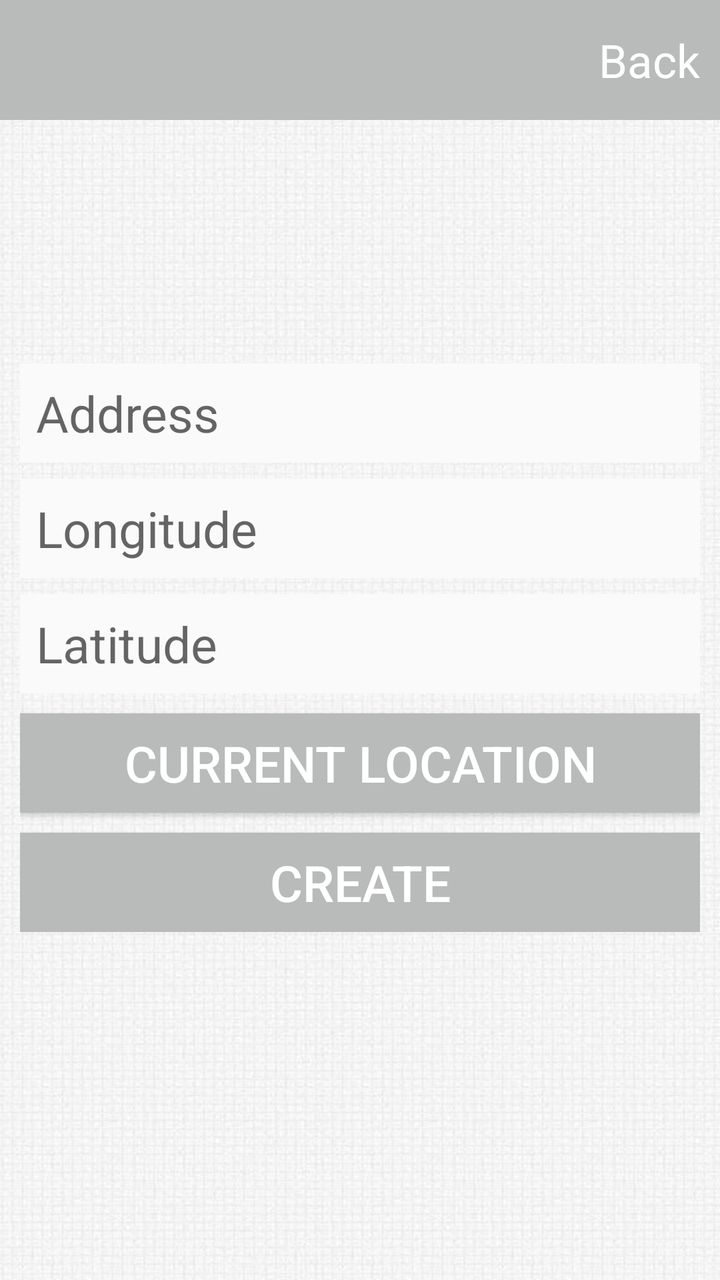
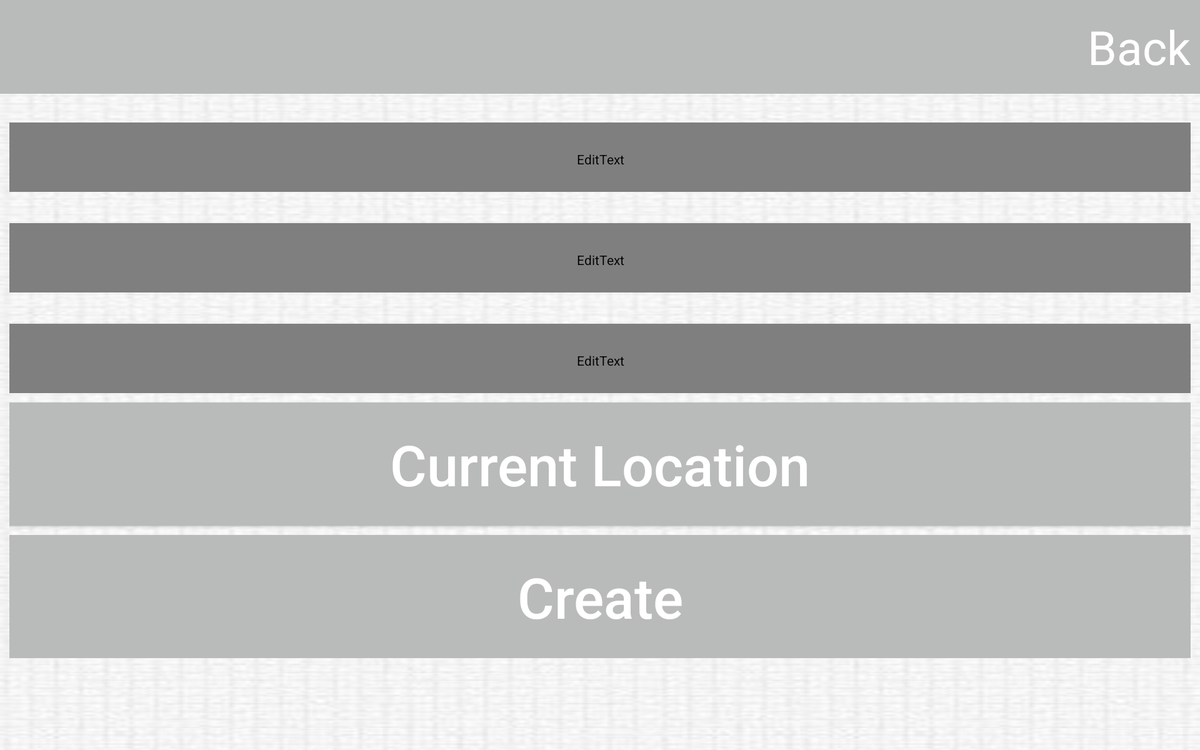

Compare how this app lays out the same screen by default and in its alternative resource folder. The renders come first, then the two layout files and the values they reference.
<!-- AndroidManifest.xml: application theme Theme.AppCompat.Light -->
<!-- res/layout/qr_location.xml -->
<?xml version="1.0" encoding="utf-8"?>

<RelativeLayout xmlns:android="http://schemas.android.com/apk/res/android"
    android:layout_width="match_parent"
    android:layout_height="match_parent"
    android:background="@drawable/background"
    android:orientation="vertical" >

    <RelativeLayout
        android:layout_width="match_parent"
        android:layout_height="60sp"
        android:layout_alignParentTop="true"
        android:background="#b9baba" >

        <TextView
            android:id="@+id/tvbackQRLocation"
            android:layout_width="wrap_content"
            android:layout_height="wrap_content"
            android:layout_alignParentRight="true"
            android:layout_centerVertical="true"
            android:paddingRight="10sp"
            android:text="Back"
            android:textColor="@android:color/white"
            android:textSize="23sp" />
    </RelativeLayout>

    <RelativeLayout
        android:layout_width="match_parent"
        android:layout_height="wrap_content"
        android:layout_centerInParent="true"
        android:layout_margin="10sp" >

        <EditText
            android:id="@+id/etLAdd"
            android:layout_width="match_parent"
            android:layout_height="wrap_content"
            android:background="#fafafa"
            android:hint="Address"
            android:padding="8sp"
            android:textSize="25sp"
            android:layout_marginTop="8sp" />

        <EditText
            android:id="@+id/etLongitude"
            android:layout_width="match_parent"
            android:layout_height="wrap_content"
            android:layout_below="@id/etLAdd"
            android:background="#fafafa"
            android:hint="Longitude"
            android:padding="8sp"
            android:textSize="25sp"
            android:layout_marginTop="8sp" />

        <EditText
            android:id="@+id/etLatitude"
            android:layout_width="match_parent"
            android:layout_height="wrap_content"
            android:layout_below="@id/etLongitude"
            android:background="#fafafa"
            android:hint="Latitude"
            android:padding="8sp"
            android:textSize="25sp"
            android:layout_marginTop="8sp" />

        <Button
            android:id="@+id/btCurrentLocation"
            android:layout_width="match_parent"
            android:layout_height="wrap_content"
            android:layout_below="@id/etLatitude"
            android:layout_marginTop="10sp"
            android:background="#b9baba"
            android:padding="8sp"
            android:text="Current Location"
            android:textColor="@android:color/white"
            android:textSize="25sp" />

        <Button
            android:id="@+id/btCreateLocation"
            android:layout_width="match_parent"
            android:layout_height="wrap_content"
            android:layout_below="@id/btCurrentLocation"
            android:layout_marginTop="10sp"
            android:background="#b9baba"
            android:padding="8sp"
            android:text="Create"
            android:textColor="@android:color/white"
            android:textSize="25sp" />
    </RelativeLayout>

</RelativeLayout>
<!-- resources referenced by this layout -->
<resources>
  <!-- drawable background: png bitmap (drawable-hdpi, 168787 bytes) -->
</resources>
<!-- res/layout-xlarge/qr_location.xml (the repository's variant of the layout above) -->
<!-- drawn on a large tablet held sideways -->
<?xml version="1.0" encoding="utf-8"?>

<RelativeLayout xmlns:android="http://schemas.android.com/apk/res/android"
    android:layout_width="match_parent"
    android:layout_height="match_parent"
    android:background="@drawable/background"
    android:descendantFocusability="beforeDescendants"
    android:focusableInTouchMode="true"
    android:orientation="vertical">

    <RelativeLayout
        android:layout_width="match_parent"
        android:layout_height="100sp"
        android:layout_alignParentTop="true"
        android:background="#b9baba">

        <TextView
            android:id="@+id/tvbackQRLocation"
            android:layout_width="wrap_content"
            android:layout_height="wrap_content"
            android:layout_alignParentRight="true"
            android:layout_centerVertical="true"
            android:paddingRight="10sp"
            android:text="Back"
            android:textColor="@android:color/white"
            android:textSize="50sp" />
    </RelativeLayout>

    <RelativeLayout
        android:layout_width="match_parent"
        android:layout_height="wrap_content"
        android:layout_centerInParent="true"
        android:layout_margin="10sp">

        <android.support.design.widget.TextInputLayout
            android:id="@+id/tilAddress"
            android:layout_width="match_parent"
            android:layout_height="wrap_content"
            android:layout_below="@id/tilAddress"
            android:theme="@style/EditTextTheme">

            <EditText
                android:id="@+id/etLAdd"
                android:layout_width="match_parent"
                android:layout_height="wrap_content"
                android:layout_marginTop="25sp"
                android:hint="Address"
                android:padding="25sp"
                android:textSize="60sp" />
        </android.support.design.widget.TextInputLayout>

        <android.support.design.widget.TextInputLayout
            android:id="@+id/tilLongitude"
            android:layout_width="match_parent"
            android:layout_height="wrap_content"
            android:layout_below="@id/tilAddress"
            android:theme="@style/EditTextTheme">

            <EditText
                android:id="@+id/etLongitude"
                android:layout_width="match_parent"
                android:layout_height="wrap_content"
                android:layout_below="@id/etLAdd"
                android:layout_marginTop="25sp"
                android:hint="Longitude"
                android:padding="25sp"
                android:textSize="60sp" />
        </android.support.design.widget.TextInputLayout>

        <android.support.design.widget.TextInputLayout
            android:id="@+id/tilLatitude"
            android:layout_width="match_parent"
            android:layout_height="wrap_content"
            android:layout_below="@id/tilLongitude"
            android:theme="@style/EditTextTheme">

            <EditText
                android:id="@+id/etLatitude"
                android:layout_width="match_parent"
                android:layout_height="wrap_content"
                android:layout_marginTop="25sp"
                android:hint="Latitude"
                android:padding="25sp"
                android:textSize="60sp" />
        </android.support.design.widget.TextInputLayout>

        <Button
            android:id="@+id/btCurrentLocation"
            android:layout_width="match_parent"
            android:layout_height="wrap_content"
            android:layout_below="@id/tilLatitude"
            android:layout_marginTop="10sp"
            android:background="#b9baba"
            android:padding="25sp"
            android:text="Current Location"
            android:textAllCaps="false"
            android:textColor="@android:color/white"
            android:textSize="60sp" />

        <Button
            android:id="@+id/btCreateLocation"
            android:layout_width="match_parent"
            android:layout_height="wrap_content"
            android:layout_below="@id/btCurrentLocation"
            android:layout_marginTop="10sp"
            android:background="#b9baba"
            android:padding="25sp"
            android:text="Create"
            android:textAllCaps="false"
            android:textColor="@android:color/white"
            android:textSize="60sp" />
    </RelativeLayout>

</RelativeLayout>
<!-- resources referenced by the variant -->
<!-- as a large tablet held sideways resolves them -->
<resources>
  <!-- drawable background: png bitmap (drawable-hdpi, 168787 bytes) -->
  <style name="EditTextTheme" parent="TextAppearance.AppCompat">
          <item name="android:paddingTop">4sp</item>
          <item name="android:textColorPrimary">@color/list_item</item>
          <item name="android:textColorHint">@color/list_item</item>
          <item name="colorControlNormal">@color/list_item</item>
          <item name="colorControlActivated">@color/list_item</item>
      </style>
</resources>
